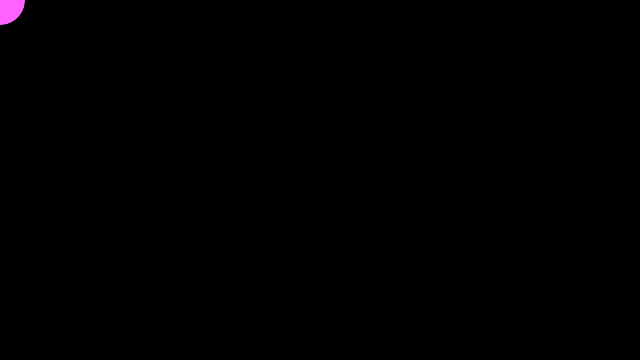
Frame 1 (no input)
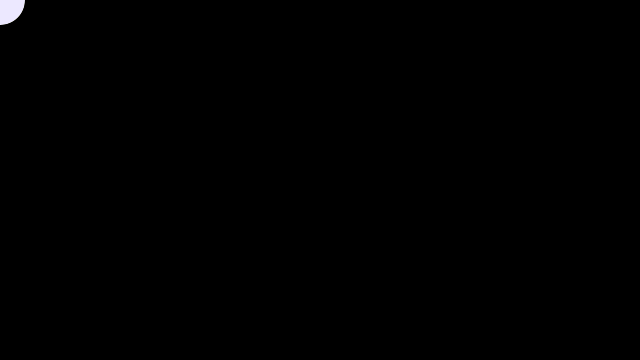
Frame 60 (the mouse pressed at the canvas centre just before this capture)
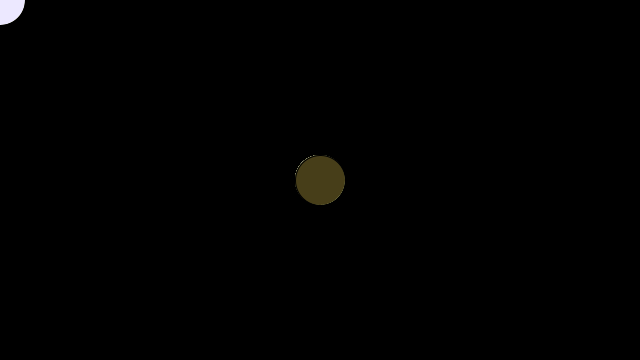
Frame 120 (the mouse held since frame 60 and released just before this capture)

The Processing sketch that drew these frames (run headless with seeded random() and noise(); from frame 60 on, the mouse is pressed at the canvas centre):

// Processing sketch: ellipseRandom
// ── ellipseRandom.pde
void setup()
{
  size(640, 360);
  background(0, 0, 0);
}

void draw()
{
  float x = random(width);
  float y= random(height);
  
  fill(random(x),random(x) ,random(x) );
  ellipse(mouseX, mouseY, 50, 50);  // draw a ellipse at mouse (x,y) coords
}
